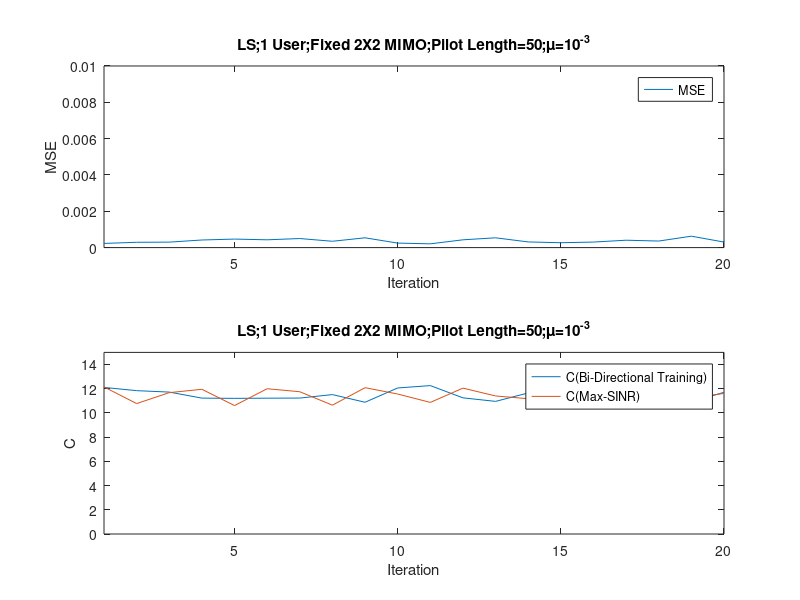

The MATLAB source for this figure:
%1 user, 2X2 MIMO Channel
%Turn Off Private Channel 
%calculate MSE
%LS Filter
clc
clear

H=[randn(1,1)+1i*randn(1,1) randn(1,1)+1i*randn(1,1);randn(1,1)+1i*randn(1,1) randn(1,1)+1i*randn(1,1)];

v=[0;0];
g=[1;1];
g_w=[1;1]
g=g/norm(g);
g_w=g_w/norm(g_w);

sigma = sqrt(10^(-3));
StepSize = 10^(-3);

R=H*H'+sigma^2*eye(2);
2/max(eig(R));


MSE = zeros(1,10^(7));
LS_LMS = zeros(1,10^(7));
MMSE = zeros(1,10^(7));
C = zeros(1,10^(7));
C_Wiener = zeros(1,10^(7));
SINR = zeros(1,10^(7));
SINR_C_Wiener= zeros(1,10^(7));

i = 20; %FilterLength

for iteration = 1:20

    iteration
    
    v=[0;0];
    g=[1;1];
    g=g/norm(g);
    
    v=[1;1];
    v=v/norm(v);
    
    g_w=[1;1];
    g_w=g_w/norm(g_w);
   
    
    for loop=1:iteration
    
            g=g/norm(g);
            g_w=g_w/norm(g_w);
            
           
            %Backward Training
            for iter1 = 1:i

                    if rand-0.5 >= 0
                                xb(iter1) = 1;
                            else
                                xb(iter1) = -1;
                    end

                    yb(:,iter1) = H.'*g*xb(iter1)+sigma*(1/sqrt(2))*[randn(1,1)+1i*randn(1,1);randn(1,1)+1i*randn(1,1)]; 
                    

            end
            
            v  = inv(yb*yb')*yb*xb';
            v=v/norm(v);
            v_w = inv(H.'*g_w*g_w'*(H.')'+eye(2)*sigma^2)*H.'*g_w;
            v_w=v_w/norm(v_w);
            

            %Forward Training  
            for iter2 = 1:i

                    if rand-0.5 >= 0
                                xf(iter2) = 1;
                            else
                                xf(iter2) = -1;
                    end

                    yf(:,iter2) = H*( v*xf(iter2) )+ sigma*(1/sqrt(2))*[(randn(1,1)+1i*randn(1,1));(randn(1,1)+1i*randn(1,1))]; 
                    
                   
            end 
    
            g_w = inv(H*v_w*v_w'*H'+eye(2)*sigma^2)*H*v_w;
            g  = inv(yf*yf')*yf*xf';
                   
    end
    
    MSE(iteration) = real(  1-v'*H'*g-(v'*H'*g)'+g'*eye(2)*(sigma^2)*g+(v'*H'*g)'*(v'*H'*g) );
    SINR_without_stat(iteration)= norm(( g'*H*v ))^2/norm( g'*eye(2)*sigma^2*g ); 
    SINR_know_stat(iteration)= norm(( g_w'*H*v_w ))^2/norm( g_w'*eye(2)*sigma^2*g_w ); 
    MMSE(iteration) = real(   1-v'*H'* inv(H*v*v'*H'+eye(2)*sigma^2)*H*v);
           
end
   

n=1:iteration;

subplot(2,1,1)
plot(n,MSE(n))
legend('MSE')
xlabel('Iteration')
ylabel('MSE')
title('LS;1 User;Fixed 2X2 MIMO;Pilot Length=50;\mu=10^{-3}')
axis([1 iteration 0 10^(-2)])

subplot(2,1,2)
plot(   n,log2(1+SINR_without_stat(n)),n,log2(1+SINR_know_stat(n)))
legend('C(Bi-Directional Training)','C(Max-SINR)')
xlabel('Iteration')
ylabel('C')
title('LS;1 User;Fixed 2X2 MIMO;Pilot Length=50;\mu=10^{-3}')
axis([1 iteration 0 15])
